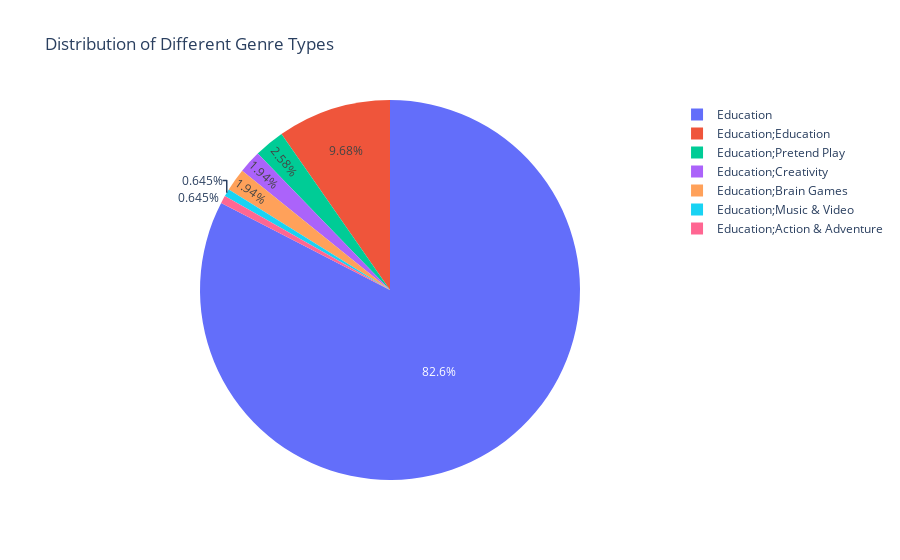
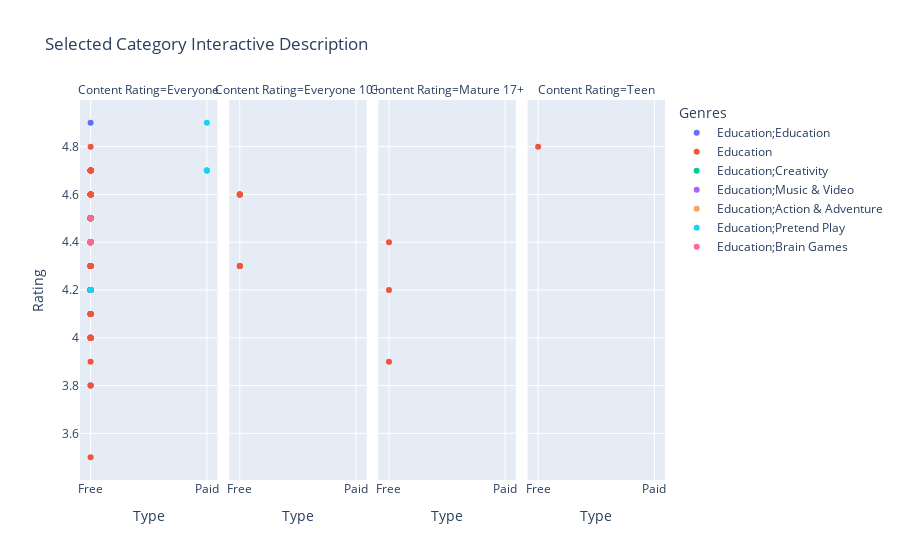
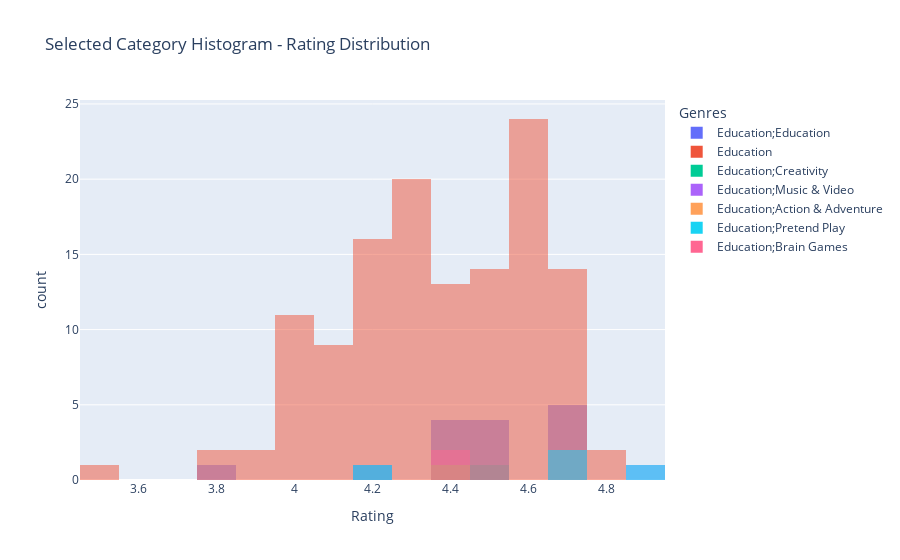

These figures' notebook cell, in order:
### Code cell
get_rr(full_df, input_c)

### Figure 1 — Plotly figure (JSON) as saved in the notebook; plotly's stock layout.template omitted (floating-point values rounded to 4 significant figures; data arrays with more than 128 entries replaced by an {"elided": "..."} marker saying what was removed)
{"data": [{"domain": {"x": [0, 1], "y": [0, 1]}, "hovertemplate": "Genres=%{label}<extra></extra>", "labels": {"elided": "155 str values"}, "legendgroup": "", "name": "", "showlegend": true, "type": "pie"}], "layout": {"legend": {"tracegroupgap": 0}, "title": {"text": "Distribution of Different Genre Types"}}}

### Figure 2 — Plotly figure (JSON) as saved in the notebook; plotly's stock layout.template omitted (floating-point values rounded to 4 significant figures)
{"data": [{"hovertemplate": "Genres=Education;Education<br>Content Rating=Everyone<br>Type=%{x}<br>Rating=%{y}<extra></extra>", "legendgroup": "Education;Education", "marker": {"color": "#636efa", "symbol": "circle"}, "mode": "markers", "name": "Education;Education", "orientation": "v", "showlegend": true, "type": "scatter", "x": ["Free", "Free", "Free", "Free", "Free", "Free", "Free", "Free", "Free", "Free", "Free", "Free", "Free", "Free", "Paid"], "xaxis": "x", "y": [4.7, 4.9, 4.4, 3.8, 4.7, 4.5, 4.7, 4.5, 4.4, 4.7, 4.5, 4.4, 4.5, 4.4, 4.7], "yaxis": "y"}, {"hovertemplate": "Genres=Education<br>Content Rating=Everyone<br>Type=%{x}<br>Rating=%{y}<extra></extra>", "legendgroup": "Education", "marker": {"color": "#EF553B", "symbol": "circle"}, "mode": "markers", "name": "Education", "orientation": "v", "showlegend": true, "type": "scatter", "x": ["Free", "Free", "Free", "Free", "Free", "Free", "Free", "Free", "Free", "Free", "Free", "Free", "Free", "Free", "Free", "Free", "Free", "Free", "Free", "Free", "Free", "Free", "Free", "Free", "Free", "Free", "Free", "Free", "Free", "Free", "Free", "Free", "Free", "Free", "Free", "Free", "Free", "Free", "Free", "Free", "Free", "Free", "Free", "Free", "Free", "Free", "Free", "Free", "Free", "Free", "Free", "Free", "Free", "Free", "Free", "Free", "Free", "Free", "Free", "Free", "Free", "Free", "Free", "Free", "Free", "Free", "Free", "Free", "Free", "Free", "Free", "Free", "Free", "Free", "Free", "Free", "Free", "Free", "Free", "Free", "Free", "Free", "Free", "Free", "Free", "Free", "Free", "Free", "Free", "Free", "Free", "Free", "Free", "Free", "Free", "Free", "Free", "Free", "Free", "Free", "Free", "Free", "Free", "Free", "Free", "Free", "Free", "Free", "Free", "Free", "Free", "Free", "Free", "Free", "Free", "Free"], "xaxis": "x", "y": [4.7, 4.6, 4.7, 4.7, 4.8, 4.6, 4.6, 4.6, 3.8, 4.3, 4.5, 4.6, 4.4, 4.3, 4.4, 4, 4.5, 4.7, 4.5, 4.3, 4.2, 4.3, 4.7, 4.7, 4.6, 4.6, 4.5, 4.4, 4.5, 4.2, 4.2, 4.5, 4.1, 4, 4.1, 4.3, 4.3, 4.3, 4.5, 4.6, 4.1, 4.6, 4.7, 4.7, 4.3, 4.7, 4.6, 4.6, 4.6, 4.3, 4.2, 4, 4.5, 4.2, 4.1, 4.4, 4, 4.5, 4.4, 4, 4.2, 4.3, 4.2, 4.6, 4.6, 4.4, 4.5, 4.3, 4.2, 4.2, 4.7, 4.5, 4.6, 4.3, 4.2, 4.7, 4.4, 4.4, 4, 4.6, 4.4, 4.7, 4.7, 4.1, 4.2, 4.3, 4.3, 4.3, 4, 4.2, 4, 4, 3.8, 4.6, 4.1, 3.9, 4.1, 4.5, 4.2, 4, 4.4, 4.4, 4, 4.7, 4.3, 4.5, 4.1, 4.3, 4.5, 4.2, 4.6, 3.5, 4.2, 4.4, 4.6, 4.1], "yaxis": "y"}, {"hovertemplate": "Genres=Education<br>Content Rating=Everyone 10+<br>Type=%{x}<br>Rating=%{y}<extra></extra>", "legendgroup": "Education", "marker": {"color": "#EF553B", "symbol": "circle"}, "mode": "markers", "name": "Education", "orientation": "v", "showlegend": false, "type": "scatter", "x": ["Free", "Free", "Free", "Free", "Free", "Free", "Free", "Free"], "xaxis": "x2", "y": [4.6, 4.6, 4.6, 4.6, 4.6, 4.3, 4.3, 4.3], "yaxis": "y2"}, {"hovertemplate": "Genres=Education<br>Content Rating=Mature 17+<br>Type=%{x}<br>Rating=%{y}<extra></extra>", "legendgroup": "Education", "marker": {"color": "#EF553B", "symbol": "circle"}, "mode": "markers", "name": "Education", "orientation": "v", "showlegend": false, "type": "scatter", "x": ["Free", "Free", "Free"], "xaxis": "x3", "y": [3.9, 4.4, 4.2], "yaxis": "y3"}, {"hovertemplate": "Genres=Education<br>Content Rating=Teen<br>Type=%{x}<br>Rating=%{y}<extra></extra>", "legendgroup": "Education", "marker": {"color": "#EF553B", "symbol": "circle"}, "mode": "markers", "name": "Education", "orientation": "v", "showlegend": false, "type": "scatter", "x": ["Free"], "xaxis": "x4", "y": [4.8], "yaxis": "y4"}, {"hovertemplate": "Genres=Education;Creativity<br>Content Rating=Everyone<br>Type=%{x}<br>Rating=%{y}<extra></extra>", "legendgroup": "Education;Creativity", "marker": {"color": "#00cc96", "symbol": "circle"}, "mode": "markers", "name": "Education;Creativity", "orientation": "v", "showlegend": true, "type": "scatter", "x": ["Free", "Free", "Free"], "xaxis": "x", "y": [4.5, 4.2, 4.4], "yaxis": "y"}, {"hovertemplate": "Genres=Education;Music & Video<br>Content Rating=Everyone<br>Type=%{x}<br>Rating=%{y}<extra></extra>", "legendgroup": "Education;Music & Video", "marker": {"color": "#ab63fa", "symbol": "circle"}, "mode": "markers", "name": "Education;Music & Video", "orientation": "v", "showlegend": true, "type": "scatter", "x": ["Free"], "xaxis": "x", "y": [4.2], "yaxis": "y"}, {"hovertemplate": "Genres=Education;Action & Adventure<br>Content Rating=Everyone<br>Type=%{x}<br>Rating=%{y}<extra></extra>", "legendgroup": "Education;Action & Adventure", "marker": {"color": "#FFA15A", "symbol": "circle"}, "mode": "markers", "name": "Education;Action & Adventure", "orientation": "v", "showlegend": true, "type": "scatter", "x": ["Free"], "xaxis": "x", "y": [4.4], "yaxis": "y"}, {"hovertemplate": "Genres=Education;Pretend Play<br>Content Rating=Everyone<br>Type=%{x}<br>Rating=%{y}<extra></extra>", "legendgroup": "Education;Pretend Play", "marker": {"color": "#19d3f3", "symbol": "circle"}, "mode": "markers", "name": "Education;Pretend Play", "orientation": "v", "showlegend": true, "type": "scatter", "x": ["Free", "Paid", "Paid", "Paid"], "xaxis": "x", "y": [4.2, 4.9, 4.7, 4.7], "yaxis": "y"}, {"hovertemplate": "Genres=Education;Brain Games<br>Content Rating=Everyone<br>Type=%{x}<br>Rating=%{y}<extra></extra>", "legendgroup": "Education;Brain Games", "marker": {"color": "#FF6692", "symbol": "circle"}, "mode": "markers", "name": "Education;Brain Games", "orientation": "v", "showlegend": true, "type": "scatter", "x": ["Free", "Free", "Free"], "xaxis": "x", "y": [4.5, 4.4, 4.4], "yaxis": "y"}], "layout": {"annotations": [{"font": {}, "showarrow": false, "text": "Content Rating=Everyone", "x": 0.1175, "xanchor": "center", "xref": "paper", "y": 1, "yanchor": "bottom", "yref": "paper"}, {"font": {}, "showarrow": false, "text": "Content Rating=Everyone 10+", "x": 0.3725, "xanchor": "center", "xref": "paper", "y": 1, "yanchor": "bottom", "yref": "paper"}, {"font": {}, "showarrow": false, "text": "Content Rating=Mature 17+", "x": 0.6275, "xanchor": "center", "xref": "paper", "y": 1, "yanchor": "bottom", "yref": "paper"}, {"font": {}, "showarrow": false, "text": "Content Rating=Teen", "x": 0.8825, "xanchor": "center", "xref": "paper", "y": 1, "yanchor": "bottom", "yref": "paper"}], "legend": {"title": {"text": "Genres"}, "tracegroupgap": 0}, "title": {"text": "Selected Category Interactive Description"}, "xaxis": {"anchor": "y", "domain": [0, 0.235], "title": {"text": "Type"}}, "xaxis2": {"anchor": "y2", "domain": [0.255, 0.49], "matches": "x", "title": {"text": "Type"}}, "xaxis3": {"anchor": "y3", "domain": [0.51, 0.745], "matches": "x", "title": {"text": "Type"}}, "xaxis4": {"anchor": "y4", "domain": [0.765, 1.0], "matches": "x", "title": {"text": "Type"}}, "yaxis": {"anchor": "x", "domain": [0, 1], "title": {"text": "Rating"}}, "yaxis2": {"anchor": "x2", "domain": [0, 1], "matches": "y", "showticklabels": false}, "yaxis3": {"anchor": "x3", "domain": [0, 1], "matches": "y", "showticklabels": false}, "yaxis4": {"anchor": "x4", "domain": [0, 1], "matches": "y", "showticklabels": false}}}

### Figure 3 — Plotly figure (JSON) as saved in the notebook; plotly's stock layout.template omitted (floating-point values rounded to 4 significant figures)
{"data": [{"alignmentgroup": "True", "bingroup": "x", "hovertemplate": "Genres=Education;Education<br>Rating=%{x}<br>count=%{y}<extra></extra>", "legendgroup": "Education;Education", "marker": {"color": "#636efa", "opacity": 0.5, "pattern": {"shape": ""}}, "name": "Education;Education", "offsetgroup": "Education;Education", "orientation": "v", "showlegend": true, "type": "histogram", "x": [4.7, 4.9, 4.4, 3.8, 4.7, 4.5, 4.7, 4.5, 4.4, 4.7, 4.5, 4.4, 4.5, 4.4, 4.7], "xaxis": "x", "yaxis": "y"}, {"alignmentgroup": "True", "bingroup": "x", "hovertemplate": "Genres=Education<br>Rating=%{x}<br>count=%{y}<extra></extra>", "legendgroup": "Education", "marker": {"color": "#EF553B", "opacity": 0.5, "pattern": {"shape": ""}}, "name": "Education", "offsetgroup": "Education", "orientation": "v", "showlegend": true, "type": "histogram", "x": [4.6, 4.7, 4.6, 4.7, 4.7, 4.8, 4.6, 4.6, 4.6, 3.8, 4.3, 4.5, 4.6, 3.9, 4.4, 4.3, 4.4, 4.2, 4.4, 4, 4.5, 4.7, 4.5, 4.3, 4.2, 4.3, 4.7, 4.7, 4.6, 4.6, 4.6, 4.5, 4.4, 4.6, 4.5, 4.2, 4.2, 4.5, 4.1, 4, 4.1, 4.3, 4.3, 4.3, 4.5, 4.6, 4.1, 4.6, 4.7, 4.7, 4.3, 4.7, 4.6, 4.6, 4.6, 4.3, 4.2, 4, 4.5, 4.2, 4.1, 4.4, 4, 4.5, 4.4, 4, 4.2, 4.3, 4.2, 4.6, 4.6, 4.6, 4.4, 4.5, 4.3, 4.6, 4.2, 4.2, 4.7, 4.5, 4.6, 4.3, 4.2, 4.7, 4.4, 4.4, 4, 4.6, 4.4, 4.7, 4.7, 4.3, 4.1, 4.2, 4.3, 4.3, 4.3, 4, 4.2, 4, 4, 3.8, 4.6, 4.1, 3.9, 4.1, 4.5, 4.2, 4, 4.4, 4.4, 4, 4.7, 4.3, 4.5, 4.3, 4.1, 4.3, 4.5, 4.2, 4.6, 3.5, 4.2, 4.4, 4.6, 4.3, 4.8, 4.1], "xaxis": "x", "yaxis": "y"}, {"alignmentgroup": "True", "bingroup": "x", "hovertemplate": "Genres=Education;Creativity<br>Rating=%{x}<br>count=%{y}<extra></extra>", "legendgroup": "Education;Creativity", "marker": {"color": "#00cc96", "opacity": 0.5, "pattern": {"shape": ""}}, "name": "Education;Creativity", "offsetgroup": "Education;Creativity", "orientation": "v", "showlegend": true, "type": "histogram", "x": [4.5, 4.2, 4.4], "xaxis": "x", "yaxis": "y"}, {"alignmentgroup": "True", "bingroup": "x", "hovertemplate": "Genres=Education;Music & Video<br>Rating=%{x}<br>count=%{y}<extra></extra>", "legendgroup": "Education;Music & Video", "marker": {"color": "#ab63fa", "opacity": 0.5, "pattern": {"shape": ""}}, "name": "Education;Music & Video", "offsetgroup": "Education;Music & Video", "orientation": "v", "showlegend": true, "type": "histogram", "x": [4.2], "xaxis": "x", "yaxis": "y"}, {"alignmentgroup": "True", "bingroup": "x", "hovertemplate": "Genres=Education;Action & Adventure<br>Rating=%{x}<br>count=%{y}<extra></extra>", "legendgroup": "Education;Action & Adventure", "marker": {"color": "#FFA15A", "opacity": 0.5, "pattern": {"shape": ""}}, "name": "Education;Action & Adventure", "offsetgroup": "Education;Action & Adventure", "orientation": "v", "showlegend": true, "type": "histogram", "x": [4.4], "xaxis": "x", "yaxis": "y"}, {"alignmentgroup": "True", "bingroup": "x", "hovertemplate": "Genres=Education;Pretend Play<br>Rating=%{x}<br>count=%{y}<extra></extra>", "legendgroup": "Education;Pretend Play", "marker": {"color": "#19d3f3", "opacity": 0.5, "pattern": {"shape": ""}}, "name": "Education;Pretend Play", "offsetgroup": "Education;Pretend Play", "orientation": "v", "showlegend": true, "type": "histogram", "x": [4.2, 4.9, 4.7, 4.7], "xaxis": "x", "yaxis": "y"}, {"alignmentgroup": "True", "bingroup": "x", "hovertemplate": "Genres=Education;Brain Games<br>Rating=%{x}<br>count=%{y}<extra></extra>", "legendgroup": "Education;Brain Games", "marker": {"color": "#FF6692", "opacity": 0.5, "pattern": {"shape": ""}}, "name": "Education;Brain Games", "offsetgroup": "Education;Brain Games", "orientation": "v", "showlegend": true, "type": "histogram", "x": [4.5, 4.4, 4.4], "xaxis": "x", "yaxis": "y"}], "layout": {"barmode": "overlay", "legend": {"title": {"text": "Genres"}, "tracegroupgap": 0}, "title": {"text": "Selected Category Histogram - Rating Distribution"}, "xaxis": {"anchor": "y", "domain": [0, 1], "title": {"text": "Rating"}}, "yaxis": {"anchor": "x", "domain": [0, 1], "title": {"text": "count"}}}}
